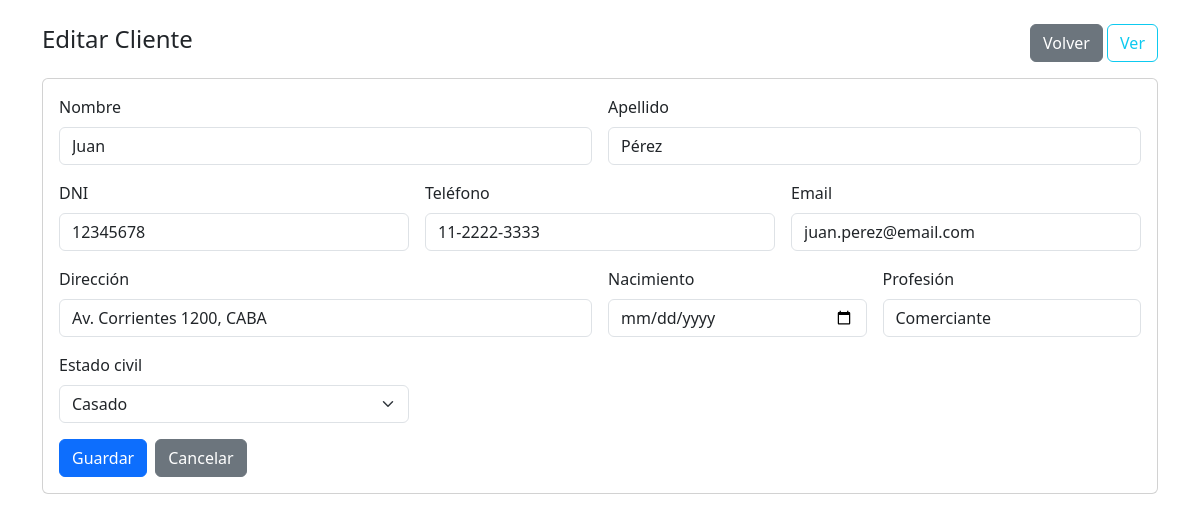
The page /admin/editar_cliente.php?id=1 (signed in) on the database its author committed.
### tables this page shows
CREATE TABLE clientes (
    id INT AUTO_INCREMENT PRIMARY KEY,
    nombre VARCHAR(100) NOT NULL,
    apellido VARCHAR(100) NOT NULL,
    dni VARCHAR(20) UNIQUE,
    telefono VARCHAR(20),
    email VARCHAR(100),
    direccion TEXT,
    fecha_nacimiento DATE,
    profesion VARCHAR(100),
    estado_civil ENUM('soltero','casado','divorciado','viudo','concubinato'),
    fecha_registro DATETIME DEFAULT CURRENT_TIMESTAMP,
    INDEX idx_clientes_apellido (apellido)
);

### admin/editar_cliente.php (the view, shortened to what this page needs)
<?php
require_once("../includes/db.php");
$id = intval($_GET['id']);
$stmt = $conn->prepare("SELECT * FROM clientes WHERE id = ?");
$stmt->bind_param("i", $id);
$stmt->execute();
$cliente = $stmt->get_result()->fetch_assoc();
?>
<!DOCTYPE html>
<html lang="es">
<head>
    <link href="https://cdn.jsdelivr.net/npm/bootstrap@5.3.0/dist/css/bootstrap.min.css" rel="stylesheet">
</head>
<body class="p-4">
<div class="container">
    <div class="d-flex justify-content-between align-items-center mb-3">
        <h4>Editar Cliente</h4>
        <div>
            <a class="btn btn-secondary" href="clientes.php">Volver</a>
            <a class="btn btn-outline-info" href="ver_cliente.php?id=<?= $cliente['id'] ?>">Ver</a>
        </div>
    </div>
    <form method="post" class="card p-3">
        <div class="row g-3">
            <div class="col-md-6">
                <label class="form-label">Nombre</label>
                <input name="nombre" class="form-control" value="<?= htmlspecialchars($cliente['nombre']) ?>" required>
            </div>
            <div class="col-md-6">
                <label class="form-label">Apellido</label>
                <input name="apellido" class="form-control" value="<?= htmlspecialchars($cliente['apellido']) ?>" required>
            </div>
            <div class="col-md-4">
                <label class="form-label">DNI</label>
                <input name="dni" class="form-control" value="<?= htmlspecialchars($cliente['dni']) ?>">
            </div>
            <div class="col-md-4">
                <label class="form-label">Teléfono</label>
                <input name="telefono" class="form-control" value="<?= htmlspecialchars($cliente['telefono']) ?>">
            </div>
            <div class="col-md-4">
                <label class="form-label">Email</label>
                <input type="email" name="email" class="form-control" value="<?= htmlspecialchars($cliente['email']) ?>">
            </div>
            <div class="col-md-6">
                <label class="form-label">Dirección</label>
                <input name="direccion" class="form-control" value="<?= htmlspecialchars($cliente['direccion']) ?>">
            </div>
            <div class="col-md-3">
                <label class="form-label">Nacimiento</label>
                <input type="date" name="fecha_nacimiento" class="form-control" value="<?= htmlspecialchars($cliente['fecha_nacimiento']) ?>">
            </div>
            <div class="col-md-3">
                <label class="form-label">Profesión</label>
                <input name="profesion" class="form-control" value="<?= htmlspecialchars($cliente['profesion']) ?>">
            </div>
            <div class="col-md-4">
                <label class="form-label">Estado civil</label>
                <select name="estado_civil" class="form-select">
                    <?php foreach (['soltero','casado','divorciado','viudo','concubinato'] as $ec): ?>
                        <option value="<?= $ec ?>" <?= $cliente['estado_civil']===$ec?'selected':'' ?>><?= ucfirst($ec) ?></option>
                    <?php endforeach; ?>
                </select>
            </div>
        </div>
        <div class="mt-3 d-flex gap-2">
            <button class="btn btn-primary">Guardar</button>
            <a class="btn btn-secondary" href="clientes.php">Cancelar</a>
        </div>
    </form>
</div>
</body>
</html>

### rows shown on the page
clientes: nombre "Juan", apellido "Pérez", dni "12345678", telefono "11-2222-3333", email "juan.perez@email.com", direccion "Av. Corrientes 1200, CABA", profesion "Comerciante", estado_civil "Casado"
